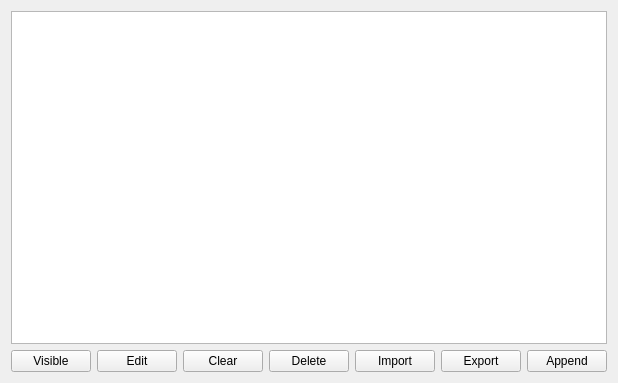
<?xml version="1.0" encoding="UTF-8"?>
<ui version="4.0">
 <class>xLinkTableModelToolUi</class>
 <widget class="QWidget" name="xLinkTableModelToolUi">
  <property name="geometry">
   <rect>
    <x>0</x>
    <y>0</y>
    <width>500</width>
    <height>383</height>
   </rect>
  </property>
  <property name="windowTitle">
   <string>Form</string>
  </property>
  <layout class="QGridLayout" name="gridLayout">
   <item row="0" column="0" colspan="7">
    <widget class="QTableView" name="tableView"/>
   </item>
   <item row="1" column="0">
    <widget class="QPushButton" name="pushButtonVisible">
     <property name="text">
      <string>Visible</string>
     </property>
    </widget>
   </item>
   <item row="1" column="1">
    <widget class="QPushButton" name="pushButtonEdit">
     <property name="text">
      <string>Edit</string>
     </property>
    </widget>
   </item>
   <item row="1" column="2">
    <widget class="QPushButton" name="pushButtonClear">
     <property name="text">
      <string>Clear</string>
     </property>
    </widget>
   </item>
   <item row="1" column="3">
    <widget class="QPushButton" name="pushButtonDelete">
     <property name="text">
      <string>Delete</string>
     </property>
    </widget>
   </item>
   <item row="1" column="4">
    <widget class="QPushButton" name="pushButtonImport">
     <property name="text">
      <string>Import</string>
     </property>
    </widget>
   </item>
   <item row="1" column="5">
    <widget class="QPushButton" name="pushButtonExport">
     <property name="text">
      <string>Export</string>
     </property>
    </widget>
   </item>
   <item row="1" column="6">
    <widget class="QPushButton" name="pushButtonAppend">
     <property name="text">
      <string>Append</string>
     </property>
    </widget>
   </item>
  </layout>
 </widget>
 <resources/>
 <connections/>
</ui>
